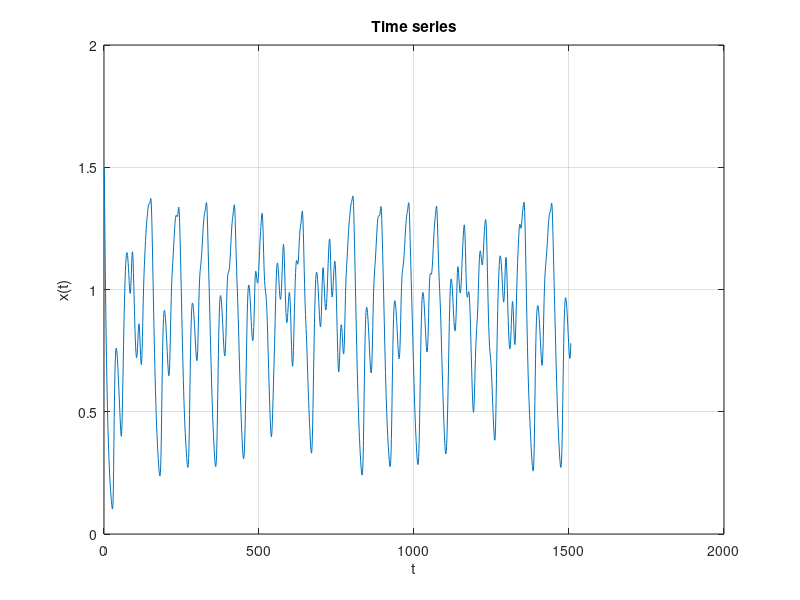
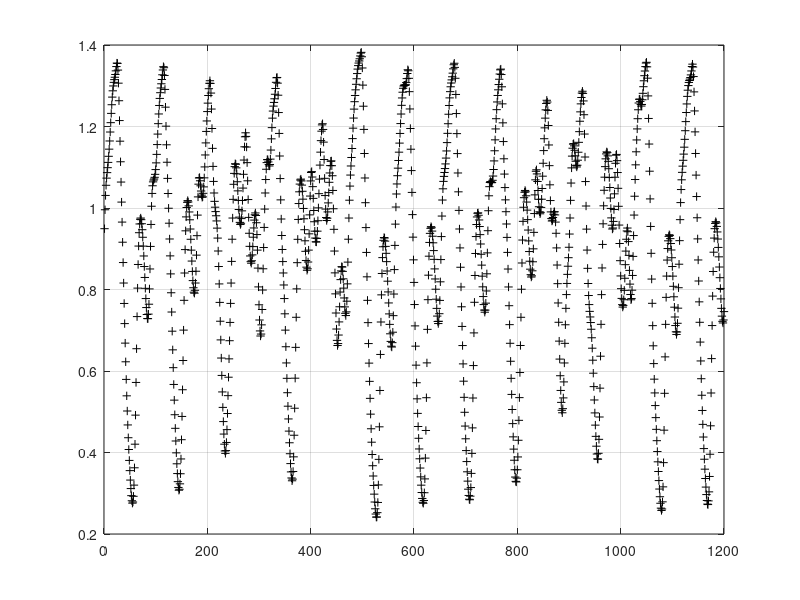

Reproduce these figures in MATLAB, in order. (Note: this script raises an error after producing the figures.)
clear all;
close all;

x=zeros(1505,1);
x(1) = 1.5;
for t=1:25
    x(t+1)= 0.9 * x(t);
end
for t=26:1505
    x(t+1)=x(t) + (0.2*x(t-25)) / (1+(x(t-25))^10) -0.1*x(t);
end
x = x';

input = [ x(301-20:1500-20); x(301-15:1500-15); x(301-10:1500-10); x(301-5:1500-5); x(301:1500)];
target = x(301+5:1500+5);


figure(1)
plot(x)
grid on
title('Time series')
xlabel('t')
ylabel('x(t)')


figure(2)
    plot(target,'+k')
    grid on
    hold on
    

    
net.numLayers=2;
RATIO = 0.5;
error_for_iterations = zeros(1,8);

%for N=1:8  %number of hidden neurons per layer
N = 8;
for r=1:9
    RATIO = r/10;
    net=feedforwardnet(N);
    net.performFcn = 'msereg'; %regularization
    net.performParam.ratio = RATIO; %strength of regularization
    net=configure(net,input);

    [net, TR]= train(net, input, target);
    output = net(input);
    %error_for_iterations(N) = max(0.5*(target-output).^2);
    error_for_iterations(r) = max(0.5*(target-output).^2);

    figure(2)
        plot(output)
        title('Output from networks with different n° of neurons, with "+" being the targets')
        legend('1 neuron','2 neurons','3 neurons','4 neurons','5 neurons','6 neurons','7 neurons','8 neurons');

    hold on;
    
    figure(3)
        plot(0.5*(target-output).^2);
        title('Error');
        ylabel('MSE')
        hold on
        %legend('1 neuron','2 neurons','3 neurons','4 neurons','5 neurons','6 neurons','7 neurons','8 neurons');
        legend('Ratio 0.1','Ratio 0.2','Ratio 0.3','Ratio 0.4','Ratio 0.5','Ratio 0.6','Ratio 0.7','Ratio 0.8','Ratio 0.9');

end

[~,best_ratio] = min(error_for_iterations);